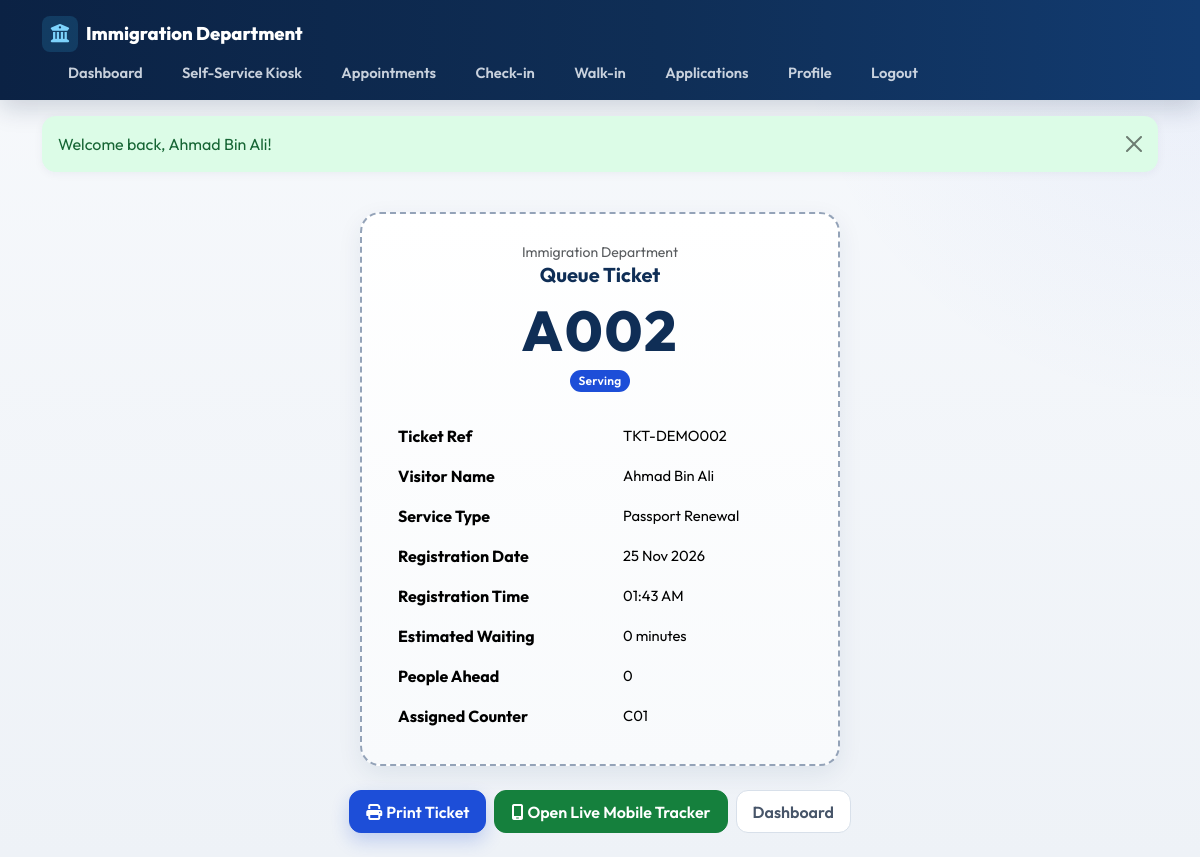
The app's page /public/queue_ticket.php?ref=TKT-DEMO002 (signed in) with its own data.
### tables this page shows
CREATE TABLE queue_tickets (
    id INT UNSIGNED AUTO_INCREMENT PRIMARY KEY,
    ticket_ref VARCHAR(30) NOT NULL UNIQUE,
    queue_number VARCHAR(10) NOT NULL,
    queue_date DATE NOT NULL,
    visitor_name VARCHAR(150) NOT NULL,
    visitor_ic VARCHAR(50) DEFAULT NULL,
    visitor_phone VARCHAR(30) DEFAULT NULL,
    visitor_email VARCHAR(150) DEFAULT NULL,
    user_id INT UNSIGNED DEFAULT NULL,
    service_id INT UNSIGNED NOT NULL,
    counter_id INT UNSIGNED DEFAULT NULL,
    staff_id INT UNSIGNED DEFAULT NULL,
    appointment_id INT UNSIGNED DEFAULT NULL,
    ticket_type ENUM('appointment','walk_in') NOT NULL DEFAULT 'walk_in',
    status ENUM('waiting','serving','completed','skipped','cancelled','no_show') NOT NULL DEFAULT 'waiting',
    called_at DATETIME DEFAULT NULL,
    started_at DATETIME DEFAULT NULL,
    completed_at DATETIME DEFAULT NULL,
    estimated_wait INT DEFAULT NULL COMMENT 'minutes',
    recall_count INT NOT NULL DEFAULT 0,
    created_at DATETIME NOT NULL DEFAULT CURRENT_TIMESTAMP,
    updated_at DATETIME NOT NULL DEFAULT CURRENT_TIMESTAMP ON UPDATE CURRENT_TIMESTAMP,
    UNIQUE KEY uq_queue_day_number (queue_date, queue_number),
    INDEX idx_queue_status (status),
    INDEX idx_queue_date (queue_date),
    INDEX idx_queue_service (service_id),
    CONSTRAINT fk_qt_user FOREIGN KEY (user_id) REFERENCES users(id) ON DELETE SET NULL,
    CONSTRAINT fk_qt_service FOREIGN KEY (service_id) REFERENCES services(id),
    CONSTRAINT fk_qt_counter FOREIGN KEY (counter_id) REFERENCES counters(id) ON DELETE SET NULL,
    CONSTRAINT fk_qt_staff FOREIGN KEY (staff_id) REFERENCES staff(id) ON DELETE SET NULL,
    CONSTRAINT fk_qt_appt FOREIGN KEY (appointment_id) REFERENCES appointments(id) ON DELETE SET NULL
);

CREATE TABLE services (
    id INT UNSIGNED AUTO_INCREMENT PRIMARY KEY,
    name VARCHAR(100) NOT NULL,
    code VARCHAR(20) NOT NULL UNIQUE,
    description TEXT,
    estimated_duration INT NOT NULL DEFAULT 15 COMMENT 'minutes',
    queue_prefix CHAR(1) NOT NULL DEFAULT 'A',
    icon VARCHAR(50) DEFAULT 'fa-passport',
    is_active TINYINT(1) NOT NULL DEFAULT 1,
    created_at DATETIME NOT NULL DEFAULT CURRENT_TIMESTAMP,
    updated_at DATETIME NOT NULL DEFAULT CURRENT_TIMESTAMP ON UPDATE CURRENT_TIMESTAMP
);

CREATE TABLE counters (
    id INT UNSIGNED AUTO_INCREMENT PRIMARY KEY,
    counter_number VARCHAR(20) NOT NULL UNIQUE,
    counter_name VARCHAR(100) NOT NULL,
    status ENUM('available','serving','offline') NOT NULL DEFAULT 'offline',
    is_active TINYINT(1) NOT NULL DEFAULT 1,
    created_at DATETIME NOT NULL DEFAULT CURRENT_TIMESTAMP,
    updated_at DATETIME NOT NULL DEFAULT CURRENT_TIMESTAMP ON UPDATE CURRENT_TIMESTAMP
);

### config/database.php (called while the page is built, shortened)
<?php
function db(): PDO
{
    static $pdo = null;
    if ($pdo instanceof PDO) {
        return $pdo;
    }
    $options = [
        PDO::ATTR_ERRMODE => PDO::ERRMODE_EXCEPTION,
        PDO::ATTR_DEFAULT_FETCH_MODE => PDO::FETCH_ASSOC,
        PDO::ATTR_EMULATE_PREPARES => false,
    ];
    try {
        $dsn = 'mysql:host=' . DB_HOST . ';port=' . DB_PORT . ';dbname=' . DB_NAME . ';charset=' . DB_CHARSET;
        $pdo = new PDO($dsn, DB_USER, DB_PASS, $options);
    } catch (PDOException $e) {
        http_response_code(500);
        die('Database connection failed. Please import database/immigration_queue_system.sql via phpMyAdmin or MySQL CLI.');
    }
    return $pdo;
}

### public/queue_ticket.php (the view, shortened to what this page needs)
<?php
require_once dirname(__DIR__) . '/includes/functions.php';
$ref = trim((string)get('ref', ''));
$ticket = $ref !== '' ? get_ticket_by_ref($ref) : null;
$ahead = people_ahead($ticket);
require dirname(__DIR__) . '/includes/header.php';
require dirname(__DIR__) . '/includes/public_header.php';
?>
<div class="container py-4">
  <div class="ticket-box printable">
    <div class="text-center mb-3">
      <div class="text-muted small">Immigration Department</div>
      <h5 class="mb-0">Queue Ticket</h5>
    </div>
    <div class="text-center mb-4">
      <div class="queue-number-display"><?= e($ticket['queue_number']) ?></div>
      <div class="mt-2"><?= status_badge($ticket['status']) ?></div>
    </div>
    <table class="table table-borderless mb-0">
      <tr><th>Ticket Ref</th><td><?= e($ticket['ticket_ref']) ?></td></tr>
      <tr><th>Visitor Name</th><td><?= e($ticket['visitor_name']) ?></td></tr>
      <tr><th>Service Type</th><td><?= e($ticket['service_name']) ?></td></tr>
      <tr><th>Registration Date</th><td><?= format_date($ticket['queue_date']) ?></td></tr>
      <tr><th>Registration Time</th><td><?= format_time($ticket['created_at']) ?></td></tr>
      <tr><th>Estimated Waiting</th><td><?= (int)($ticket['estimated_wait'] ?? ($ahead * 10)) ?> minutes</td></tr>
      <tr><th>People Ahead</th><td><?= $ahead ?></td></tr>
      <tr><th>Assigned Counter</th><td><?= e($ticket['counter_number'] ?? 'Pending assignment') ?></td></tr>
    </table>
  </div>
  <div class="text-center mt-4 no-print d-flex flex-wrap gap-2 justify-content-center">
    <button class="btn btn-primary" onclick="window.print()"><i class="fa-solid fa-print me-1"></i>Print Ticket</button>
    <a class="btn btn-success" href="<?= e(url('public/live_tracker.php')) ?>?ref=<?= e(urlencode($ticket['ticket_ref'])) ?>"><i class="fa-solid fa-mobile-screen me-1"></i>Open Live Mobile Tracker</a>
    <a class="btn btn-outline-secondary" href="<?= e(url('public/dashboard.php')) ?>">Dashboard</a>
  </div>
</div>
<?php require dirname(__DIR__) . '/includes/footer.php'; ?>

### includes/functions.php (shortened to what this page needs)
<?php
require_once dirname(__DIR__) . '/config/database.php';
function e(?string $value): string
{
    return htmlspecialchars((string)$value, ENT_QUOTES, 'UTF-8');
}
function url(string $path = ''): string
{
    $path = ltrim($path, '/');
    return BASE_URL . ($path !== '' ? '/' . $path : '');
}
function get(string $key, $default = null)
{
    return $_GET[$key] ?? $default;
}
function status_badge(string $status): string
{
    $map = [
        'waiting' => 'warning',
        'serving' => 'primary',
        'completed' => 'success',
        'skipped' => 'secondary',
        'cancelled' => 'danger',
        'no_show' => 'dark',
        'pending' => 'warning',
        'confirmed' => 'info',
        'checked_in' => 'primary',
        'under_review' => 'info',
        'approved' => 'success',
        'rejected' => 'danger',
        'additional_docs' => 'warning',
        'available' => 'success',
        'offline' => 'secondary',
        'online' => 'success',
        'break' => 'warning',
    ];
    $class = $map[$status] ?? 'secondary';
    $label = ucwords(str_replace('_', ' ', $status));
    return '<span class="badge bg-' . $class . '">' . e($label) . '</span>';
}
function get_ticket_by_ref(string $ref): ?array
{
    $sql = "SELECT qt.*, s.name AS service_name, s.code AS service_code, s.estimated_duration,
                   c.counter_number, c.counter_name, a.reference_no AS appointment_ref
            FROM queue_tickets qt
            JOIN services s ON s.id = qt.service_id
            LEFT JOIN counters c ON c.id = qt.counter_id
            LEFT JOIN appointments a ON a.id = qt.appointment_id
            WHERE qt.ticket_ref = ? LIMIT 1";
    $stmt = db()->prepare($sql);
    $stmt->execute([$ref]);
    return $stmt->fetch() ?: null;
}
function people_ahead(array $ticket): int
{
    if (($ticket['status'] ?? '') !== 'waiting') {
        return 0;
    }
    $stmt = db()->prepare("SELECT COUNT(*) FROM queue_tickets
        WHERE queue_date = ? AND service_id = ? AND status = 'waiting' AND id < ?");
    $stmt->execute([$ticket['queue_date'], $ticket['service_id'], $ticket['id']]);
    return (int)$stmt->fetchColumn();
}
function format_date(?string $d): string
{
    return date('d M Y', strtotime($d));
}
function format_time(?string $t): string
{
    return date('h:i A', strtotime($t));
}

### assets/css/style.css (style rules this page uses)
:root { --primary-navy: #0F2E56; --secondary-blue: #1D4ED8; --accent-teal: #0F766E; --accent-sky: #0284C7; --light-bg: #EEF2F7; --surface: #FFFFFF; --border: #D8E0EA; --border-soft: #E8EEF5; --success: #15803D; --success-soft: #DCFCE7; --warning: #B45309; --warning-soft: #FEF3C7; --danger: #B91C1C; --danger-soft: #FEE2E2; --info: #0369A1; --info-soft: #E0F2FE; --text: #0F172A; --text-muted: #64748B; --sidebar-width: 268px; --topbar-height: 68px; --radius: 16px; --shadow: 0 8px 24px rgba(15, 46, 86, .08); --shadow-sm: 0 2px 10px rgba(15, 46, 86, .05); }
* { box-sizing: border-box; }
body { font-family: "Outfit", "Segoe UI", Tahoma, sans-serif; background: radial-gradient(circle at top right, rgba(29,78,216,.06), transparent 28%), linear-gradient(180deg, #F7F9FC 0%, var(--light-bg) 100%); color: var(--text); margin: 0; min-height: 100vh; }
a { text-decoration: none; color: var(--secondary-blue); }
h1, h2, h3, h4, h5, h6 { color: var(--primary-navy); font-weight: 700; }
.btn { border-radius: 12px; font-weight: 600; padding: .55rem 1rem; transition: transform .15s ease, box-shadow .15s ease, background .15s ease; }
.btn-primary { background: var(--secondary-blue); border-color: var(--secondary-blue); box-shadow: 0 8px 18px rgba(29,78,216,.22); }
.btn-success { background: var(--success); border-color: var(--success); }
.btn-outline-secondary { border-color: var(--border); color: #475569; background: #fff; }
.badge { font-weight: 600; letter-spacing: .02em; border-radius: 999px; padding: .4em .7em; }
.bg-primary { background-color: #1D4ED8 !important; }
.table { --bs-table-bg: transparent; }
.table td { vertical-align: middle; font-size: .92rem; border-color: var(--border-soft); }
.queue-number-display { font-size: 3.5rem; font-weight: 800; color: var(--primary-navy); letter-spacing: 2px; line-height: 1; }
.ticket-box { border: 2px dashed #94A3B8; border-radius: 20px; padding: 28px; background: linear-gradient(180deg, #fff, #F8FAFC); max-width: 480px; margin: 0 auto; box-shadow: var(--shadow); }

### records on screen
queue_tickets: queue_number "A002", status "Serving", ticket_ref "TKT-DEMO002", visitor_name "Ahmad Bin Ali", service.name "Passport Renewal", queue_date "25 Nov 2026", created_at "01:43 AM", estimated_wait "0", status "0", counter.counter_number "C01"

### other values on screen
$flash['message'] "Welcome back, Ahmad Bin Ali!"
